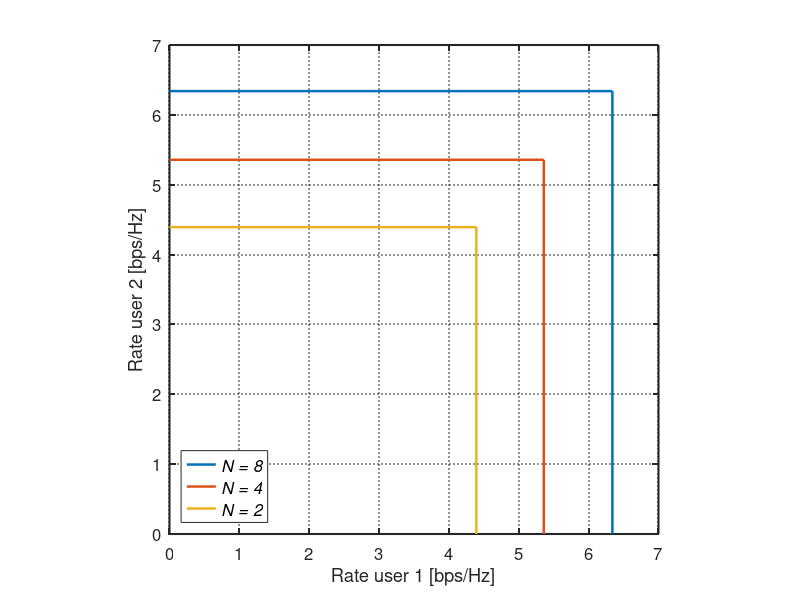

Reproduce this figure in MATLAB.
clear; clc;

N = [2,4,8];
SNR = 10;
R = log2(1 + SNR*N);

figure('DefaultAxesFontSize',12);
LineW = 1.8; MarkS = 8;
hold on;
plot([0,R(3)],[R(3),R(3)],'-','linewidth',LineW,'MarkerSize',MarkS,'DisplayName','{\itN = 8}');
plot([0,R(2)],[R(2),R(2)],'-','linewidth',LineW,'MarkerSize',MarkS,'DisplayName','{\itN = 4}');
plot([0,R(1)],[R(1),R(1)],'-','linewidth',LineW,'MarkerSize',MarkS,'DisplayName','{\itN = 2}');
set(gca,'ColorOrderIndex',1)
plot([R(3),R(3)],[0,R(3)],'-','linewidth',LineW,'MarkerSize',MarkS,'HandleVisibility','off');
plot([R(2),R(2)],[0,R(2)],'-','linewidth',LineW,'MarkerSize',MarkS,'HandleVisibility','off');
plot([R(1),R(1)],[0,R(1)],'-','linewidth',LineW,'MarkerSize',MarkS,'HandleVisibility','off');
axis equal; grid on; box on;
set(gca,'GridLineStyle',':','GridAlpha',0.5,'LineWidth',1.2);
legend('Location','southwest','NumColumns',1,'FontSize',12);
xlabel('Rate user 1 [bps/Hz]');
ylabel('Rate user 2 [bps/Hz]');
xlim([0,7]);
ylim([0,7]);
set(gcf, 'Color', [1,1,1]);
set(gca, 'LineWidth',1.5);
